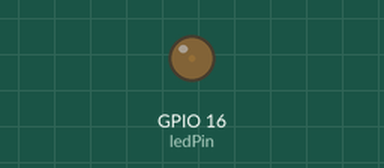
Simulated run of this sketch. Board: ESP32. On the bench: output pins drawn as LEDs (lit = HIGH).

Above: at 0.05 s.
At 2.15 s:
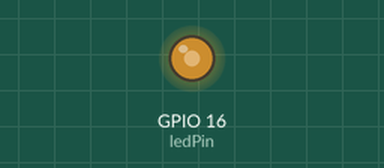
At 3.45 s:
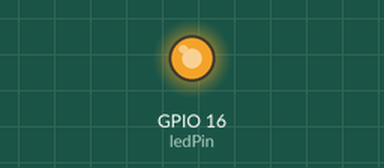
At 6.9 s:
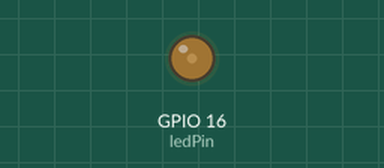
Timing chart, 0 to 10.0 s (numbered marks = the images above):
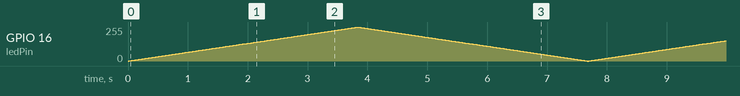

The sketch:

task04-1.ino
```cpp
// Task04-1: LED 밝기 제어

// LED 핀 번호 정의
const int ledPin = 16;   // GPIO16에 LED 연결

// PWM 설정
const int freq = 5000;   // PWM 주파수: 5000Hz
const int ledChannel = 0;  // PWM 채널: 0번 사용
const int resolution = 8;  // PWM 해상도: 8비트 (0~255 값 사용)

void setup() {
  // ESP32 보드 초기화를 위해 필요한 함수
  Serial.begin(115200);  // 시리얼 모니터 시작 (선택 사항)

  // LED에 PWM 기능을 설정
  if(!ledcSetup(ledChannel, freq, resolution)) {
    Serial.println("PWM setup failed!"); // 디버깅 메시지 (선택 사항)
  }

  // 해당 채널을 GPIO 핀에 연결
  ledcAttachPin(ledPin, ledChannel);
}

void loop() {
  // LED 밝기 증가
  for (int dutyCycle = 0; dutyCycle <= 255; dutyCycle++) {
    // PWM을 사용하여 LED 밝기 변경
    ledcWrite(ledChannel, dutyCycle);
    delay(15);  // 지연 시간을 통해 변화 속도 조절
  }

  // LED 밝기 감소
  for (int dutyCycle = 255; dutyCycle >= 0; dutyCycle--) {
    // PWM을 사용하여 LED 밝기 변경
    ledcWrite(ledChannel, dutyCycle);
    delay(15);  // 지연 시간을 통해 변화 속도 조절
  }
}
```
